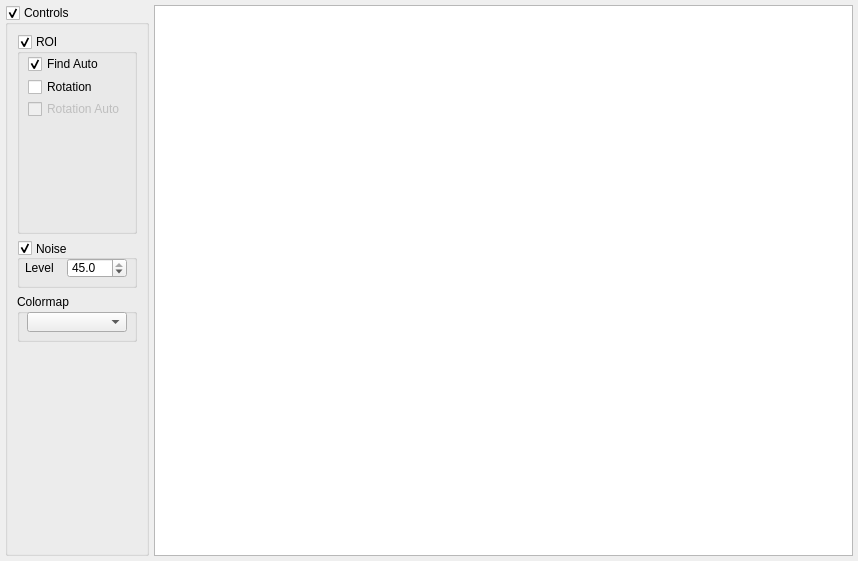
<?xml version="1.0" encoding="UTF-8"?>
<ui version="4.0">
 <class>Form</class>
 <widget class="QWidget" name="Form">
  <property name="geometry">
   <rect>
    <x>0</x>
    <y>0</y>
    <width>858</width>
    <height>561</height>
   </rect>
  </property>
  <property name="windowTitle">
   <string>Form</string>
  </property>
  <layout class="QHBoxLayout" name="horizontalLayout">
   <property name="spacing">
    <number>5</number>
   </property>
   <property name="leftMargin">
    <number>5</number>
   </property>
   <property name="topMargin">
    <number>5</number>
   </property>
   <property name="rightMargin">
    <number>5</number>
   </property>
   <property name="bottomMargin">
    <number>5</number>
   </property>
   <item>
    <widget class="QGroupBox" name="controls_group_box">
     <property name="title">
      <string>Controls</string>
     </property>
     <property name="flat">
      <bool>false</bool>
     </property>
     <property name="checkable">
      <bool>true</bool>
     </property>
     <layout class="QVBoxLayout" name="verticalLayout">
      <item>
       <widget class="QGroupBox" name="roi_controls_group_box">
        <property name="sizePolicy">
         <sizepolicy hsizetype="Fixed" vsizetype="Fixed">
          <horstretch>0</horstretch>
          <verstretch>0</verstretch>
         </sizepolicy>
        </property>
        <property name="minimumSize">
         <size>
          <width>120</width>
          <height>200</height>
         </size>
        </property>
        <property name="maximumSize">
         <size>
          <width>120</width>
          <height>200</height>
         </size>
        </property>
        <property name="title">
         <string>ROI</string>
        </property>
        <property name="checkable">
         <bool>true</bool>
        </property>
        <property name="checked">
         <bool>true</bool>
        </property>
        <layout class="QVBoxLayout" name="verticalLayout_2">
         <property name="spacing">
          <number>4</number>
         </property>
         <property name="leftMargin">
          <number>8</number>
         </property>
         <property name="topMargin">
          <number>0</number>
         </property>
         <property name="rightMargin">
          <number>8</number>
         </property>
         <property name="bottomMargin">
          <number>4</number>
         </property>
         <item>
          <widget class="QCheckBox" name="find_auto_check_box">
           <property name="minimumSize">
            <size>
             <width>0</width>
             <height>20</height>
            </size>
           </property>
           <property name="maximumSize">
            <size>
             <width>16777215</width>
             <height>20</height>
            </size>
           </property>
           <property name="contextMenuPolicy">
            <enum>Qt::ContextMenuPolicy::DefaultContextMenu</enum>
           </property>
           <property name="text">
            <string>Find Auto</string>
           </property>
           <property name="checked">
            <bool>true</bool>
           </property>
           <property name="tristate">
            <bool>false</bool>
           </property>
          </widget>
         </item>
         <item>
          <widget class="QCheckBox" name="rotation_check_box">
           <property name="minimumSize">
            <size>
             <width>0</width>
             <height>20</height>
            </size>
           </property>
           <property name="maximumSize">
            <size>
             <width>16777215</width>
             <height>20</height>
            </size>
           </property>
           <property name="text">
            <string>Rotation</string>
           </property>
          </widget>
         </item>
         <item>
          <widget class="QCheckBox" name="rotation_auto_check_box">
           <property name="enabled">
            <bool>false</bool>
           </property>
           <property name="minimumSize">
            <size>
             <width>0</width>
             <height>20</height>
            </size>
           </property>
           <property name="maximumSize">
            <size>
             <width>16777215</width>
             <height>20</height>
            </size>
           </property>
           <property name="text">
            <string>Rotation Auto</string>
           </property>
          </widget>
         </item>
         <item>
          <widget class="ROIControl" name="roi_x" native="true">
           <property name="enabled">
            <bool>false</bool>
           </property>
           <property name="sizePolicy">
            <sizepolicy hsizetype="Fixed" vsizetype="Fixed">
             <horstretch>0</horstretch>
             <verstretch>0</verstretch>
            </sizepolicy>
           </property>
           <property name="minimumSize">
            <size>
             <width>102</width>
             <height>20</height>
            </size>
           </property>
          </widget>
         </item>
         <item>
          <widget class="ROIControl" name="roi_y" native="true">
           <property name="enabled">
            <bool>false</bool>
           </property>
           <property name="sizePolicy">
            <sizepolicy hsizetype="Fixed" vsizetype="Fixed">
             <horstretch>0</horstretch>
             <verstretch>0</verstretch>
            </sizepolicy>
           </property>
           <property name="minimumSize">
            <size>
             <width>102</width>
             <height>20</height>
            </size>
           </property>
          </widget>
         </item>
         <item>
          <widget class="ROIControl" name="roi_w" native="true">
           <property name="enabled">
            <bool>false</bool>
           </property>
           <property name="sizePolicy">
            <sizepolicy hsizetype="Fixed" vsizetype="Fixed">
             <horstretch>0</horstretch>
             <verstretch>0</verstretch>
            </sizepolicy>
           </property>
           <property name="minimumSize">
            <size>
             <width>102</width>
             <height>20</height>
            </size>
           </property>
          </widget>
         </item>
         <item>
          <widget class="ROIControl" name="roi_h" native="true">
           <property name="enabled">
            <bool>false</bool>
           </property>
           <property name="sizePolicy">
            <sizepolicy hsizetype="Fixed" vsizetype="Fixed">
             <horstretch>0</horstretch>
             <verstretch>0</verstretch>
            </sizepolicy>
           </property>
           <property name="minimumSize">
            <size>
             <width>102</width>
             <height>20</height>
            </size>
           </property>
          </widget>
         </item>
         <item>
          <widget class="ROIControl" name="roi_a" native="true">
           <property name="enabled">
            <bool>false</bool>
           </property>
           <property name="sizePolicy">
            <sizepolicy hsizetype="Fixed" vsizetype="Fixed">
             <horstretch>0</horstretch>
             <verstretch>0</verstretch>
            </sizepolicy>
           </property>
           <property name="minimumSize">
            <size>
             <width>102</width>
             <height>20</height>
            </size>
           </property>
          </widget>
         </item>
        </layout>
       </widget>
      </item>
      <item>
       <widget class="QGroupBox" name="noise_group_box">
        <property name="enabled">
         <bool>true</bool>
        </property>
        <property name="sizePolicy">
         <sizepolicy hsizetype="Fixed" vsizetype="Fixed">
          <horstretch>0</horstretch>
          <verstretch>0</verstretch>
         </sizepolicy>
        </property>
        <property name="minimumSize">
         <size>
          <width>120</width>
          <height>48</height>
         </size>
        </property>
        <property name="maximumSize">
         <size>
          <width>120</width>
          <height>48</height>
         </size>
        </property>
        <property name="baseSize">
         <size>
          <width>1</width>
          <height>1</height>
         </size>
        </property>
        <property name="mouseTracking">
         <bool>false</bool>
        </property>
        <property name="tabletTracking">
         <bool>false</bool>
        </property>
        <property name="focusPolicy">
         <enum>Qt::FocusPolicy::StrongFocus</enum>
        </property>
        <property name="contextMenuPolicy">
         <enum>Qt::ContextMenuPolicy::DefaultContextMenu</enum>
        </property>
        <property name="acceptDrops">
         <bool>false</bool>
        </property>
        <property name="toolTip">
         <string/>
        </property>
        <property name="toolTipDuration">
         <number>-1</number>
        </property>
        <property name="layoutDirection">
         <enum>Qt::LayoutDirection::LeftToRight</enum>
        </property>
        <property name="title">
         <string>Noise</string>
        </property>
        <property name="alignment">
         <set>Qt::AlignmentFlag::AlignLeading|Qt::AlignmentFlag::AlignLeft|Qt::AlignmentFlag::AlignVCenter</set>
        </property>
        <property name="flat">
         <bool>false</bool>
        </property>
        <property name="checkable">
         <bool>true</bool>
        </property>
        <property name="checked">
         <bool>true</bool>
        </property>
        <widget class="QLabel" name="noise_label">
         <property name="geometry">
          <rect>
           <x>8</x>
           <y>18</y>
           <width>40</width>
           <height>20</height>
          </rect>
         </property>
         <property name="sizePolicy">
          <sizepolicy hsizetype="Minimum" vsizetype="Preferred">
           <horstretch>0</horstretch>
           <verstretch>0</verstretch>
          </sizepolicy>
         </property>
         <property name="layoutDirection">
          <enum>Qt::LayoutDirection::LeftToRight</enum>
         </property>
         <property name="text">
          <string>Level</string>
         </property>
        </widget>
        <widget class="QDoubleSpinBox" name="noise_value_spin_box">
         <property name="geometry">
          <rect>
           <x>50</x>
           <y>18</y>
           <width>60</width>
           <height>20</height>
          </rect>
         </property>
         <property name="maximumSize">
          <size>
           <width>60</width>
           <height>20</height>
          </size>
         </property>
         <property name="decimals">
          <number>1</number>
         </property>
         <property name="minimum">
          <double>-45.000000000000000</double>
         </property>
         <property name="maximum">
          <double>45.000000000000000</double>
         </property>
         <property name="value">
          <double>45.000000000000000</double>
         </property>
        </widget>
       </widget>
      </item>
      <item>
       <widget class="QGroupBox" name="colormap_groub_box">
        <property name="sizePolicy">
         <sizepolicy hsizetype="Fixed" vsizetype="Fixed">
          <horstretch>0</horstretch>
          <verstretch>0</verstretch>
         </sizepolicy>
        </property>
        <property name="minimumSize">
         <size>
          <width>120</width>
          <height>48</height>
         </size>
        </property>
        <property name="maximumSize">
         <size>
          <width>120</width>
          <height>48</height>
         </size>
        </property>
        <property name="title">
         <string>Colormap</string>
        </property>
        <widget class="QComboBox" name="colormap_combo_box">
         <property name="geometry">
          <rect>
           <x>10</x>
           <y>18</y>
           <width>100</width>
           <height>20</height>
          </rect>
         </property>
        </widget>
       </widget>
      </item>
      <item>
       <spacer name="verticalSpacer">
        <property name="orientation">
         <enum>Qt::Orientation::Vertical</enum>
        </property>
        <property name="sizeHint" stdset="0">
         <size>
          <width>20</width>
          <height>210</height>
         </size>
        </property>
       </spacer>
      </item>
     </layout>
    </widget>
   </item>
   <item>
    <widget class="QSplitter" name="splitter">
     <property name="orientation">
      <enum>Qt::Orientation::Horizontal</enum>
     </property>
     <widget class="CustomGraphicsView" name="input_beam_view"/>
    </widget>
   </item>
  </layout>
 </widget>
 <customwidgets>
  <customwidget>
   <class>CustomGraphicsView</class>
   <extends>QGraphicsView</extends>
   <header>..utils.custom_graphics_view</header>
  </customwidget>
  <customwidget>
   <class>ROIControl</class>
   <extends>QWidget</extends>
   <header>..utils.roi_control_widget</header>
   <container>1</container>
  </customwidget>
 </customwidgets>
 <resources/>
 <connections/>
</ui>
